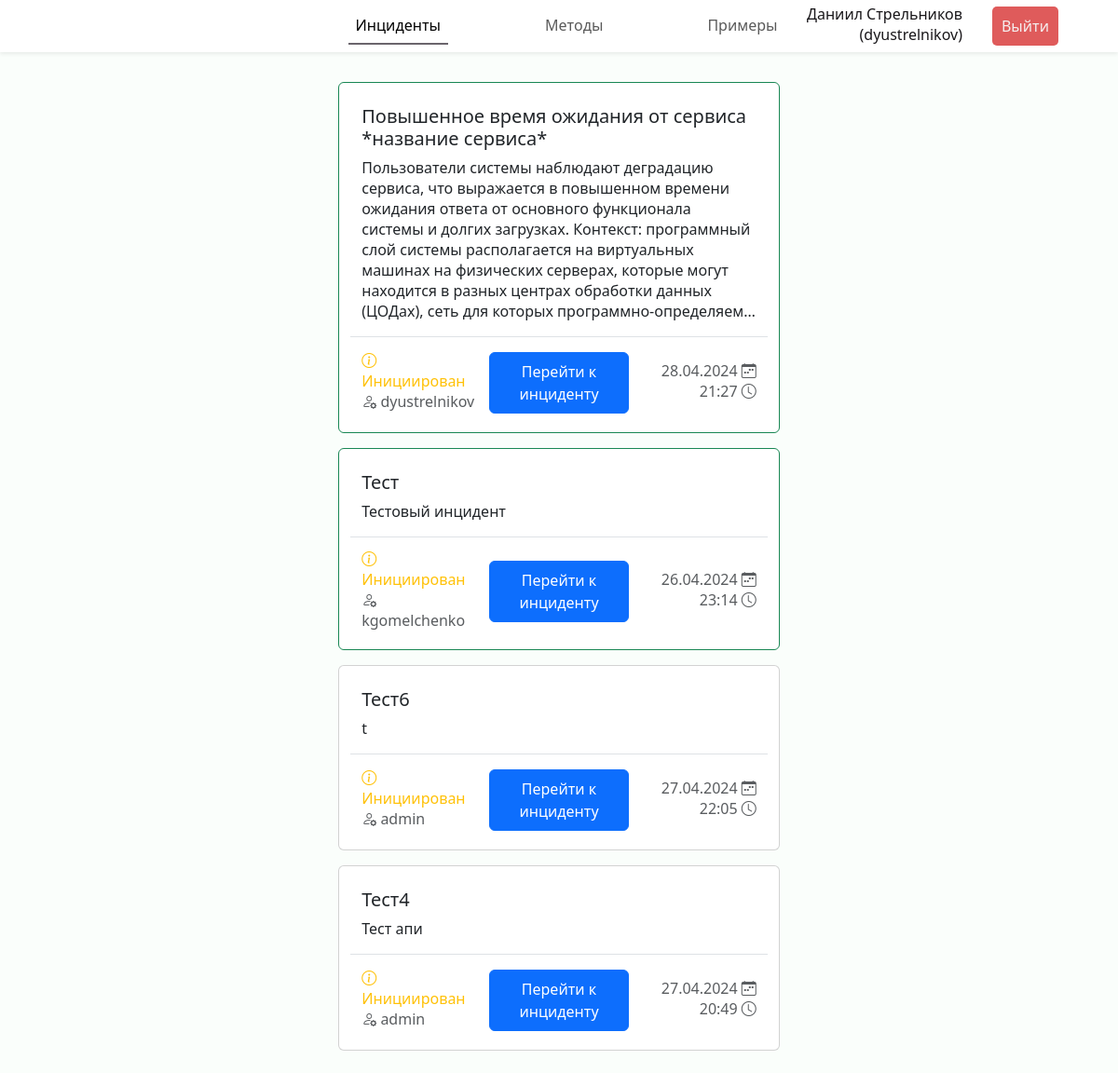
Before: /incidents (signed in) with the older database file.
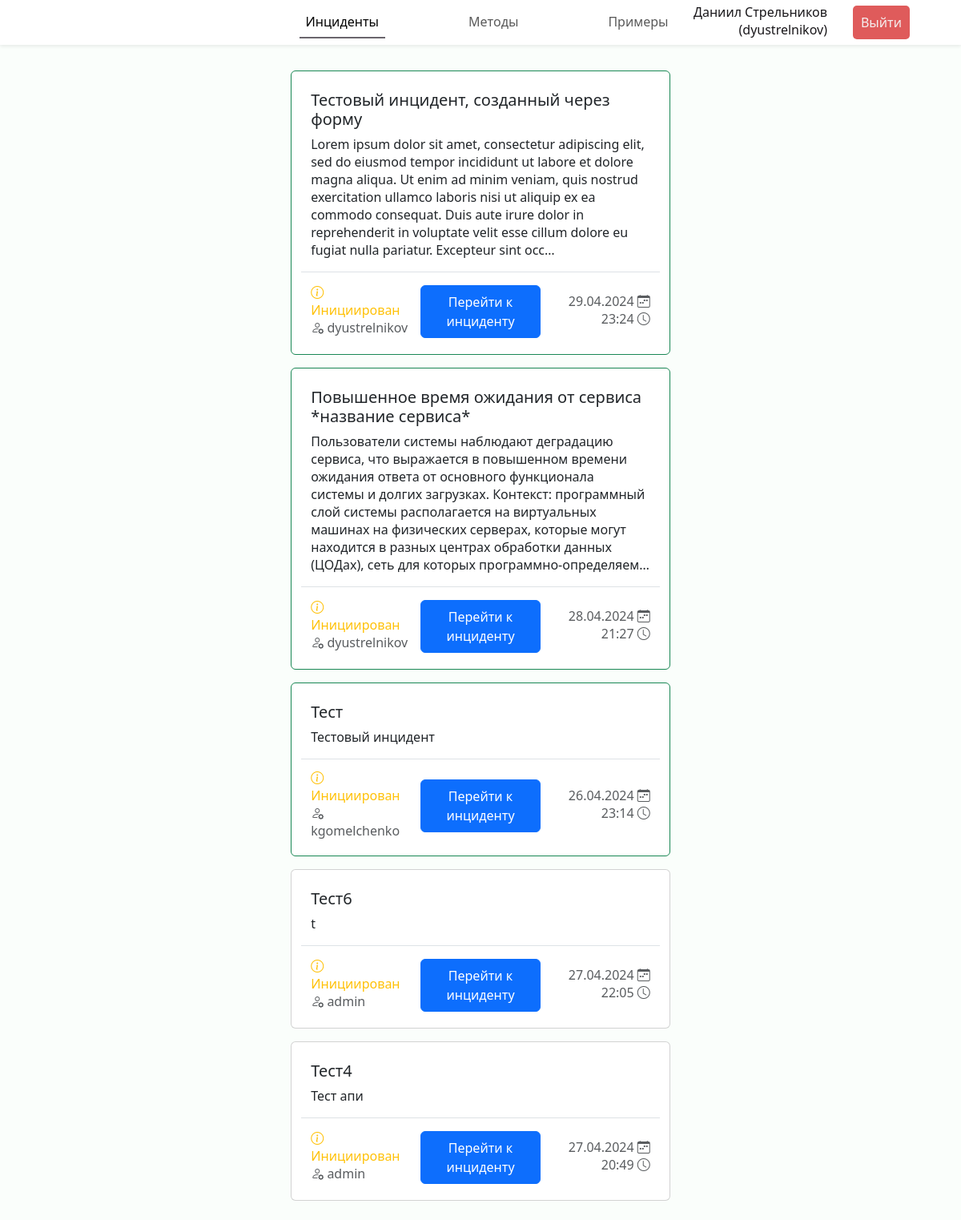
After: the same page with the newer database file.
### incidents/models.py (models this page shows, shortened)
class Incident(models.Model):
    name = models.CharField("Название", max_length=100)
    description = models.TextField("Описание")
    created_at = models.DateTimeField("Создан")
    results = models.JSONField("Результаты", null=True, blank=True)
    creator = models.ForeignKey(Expert, verbose_name="Инициатор", on_delete=models.CASCADE,
                                related_name="authored_incidents")
    status = models.ForeignKey(Status, verbose_name="Статус", on_delete=models.CASCADE)
    basises = models.ManyToManyField(Basis, through="IncidentBasis")
    criteries = models.ManyToManyField(Critery, through="IncidentCritery")
    strategies = models.ManyToManyField(Strategy, through="IncidentStrategy")
    experts = models.ManyToManyField(Expert, through="IncidentExpert")
    class Meta:
        verbose_name = "Инцидент"
        verbose_name_plural = "Инциденты"

class Status(models.Model):
    name = models.CharField("Наименование", max_length=100)
    def __str__(self) -> str:
        return self.name
    class Meta:
        verbose_name = "Статус"
        verbose_name_plural = "Статусы"

class Expert(models.Model):
    user = models.OneToOneField(User, verbose_name="Пользователь", on_delete=models.CASCADE)
    def __str__(self) -> str:
        return self.user.username
    class Meta:
        verbose_name = "Эксперт"
        verbose_name_plural = "Эксперты"

### incidents/views.py (the view)
# urls.py: path("incidents", views.incidents_list, name="incidents"),
@login_required(login_url='login')
def incidents_list(request) -> HttpResponse:
    incidents = Incident.objects.all().annotate(
        is_creator=Count(Case(When(creator__user=request.user, then=1))),
        is_expert=Count(Case(When(experts__user=request.user, then=1)))
    ).order_by('-is_creator', '-is_expert', 'status', '-created_at')
    return render(request, "incidents/incidents.html", {"incidents": incidents})

### incidents/templates/incidents/incidents.html (shortened to what this page needs)
{% extends 'incidents/base.html' %}
{% load static %}
{% block links %}
<link rel="stylesheet" href="{% static 'incidents/css/style.css' %}">
{% endblock %}
{% block header %}
<header class="header fixed-top shadow-sm d-flex">
    <nav class="navbar navbar-expand-lg w-100">
        <div class="collapse navbar-collapse justify-content-center" id="navbarNav">
        <ul class="navbar-nav ">
            <li class="nav-item px-5"><a class="nav-link active" href="{% url 'incidents' %}">Инциденты</a></li>
            <li class="nav-item px-5"><a class="nav-link" href="{% url 'methods' %}">Методы</a></li>
            <li class="nav-item px-5"><a class="nav-link" href="{% url 'examples' %}">Примеры</a></li>
        </ul>
        </div>
        <ul class="navbar-nav position-fixed end-0 me-5 align-items-center">
            <li class="nav-item px-3 text-end mb-1">
                <div class="fullname">{{ request.user.get_full_name }}</div>
                <div class="username">({{ request.user.get_username }})</div>
            </li>
            <li class="nav-item px-3">
                <form action="{% url 'logout' %}" method="POST">
                    <button class="logout-btn" type="submit">Выйти</button>
                </form>
            </li>
          </ul>
    </nav>
</header>
{% endblock %}
{% block content %}
<div class="cards d-flex p-2 flex-column align-items-center">
    {% for incident in incidents %}
    <div class="card mb-3 {% if incident.is_expert == 1 %}border-success{% endif %}">
        <div class="card-body m-2 mb-1">
          <h5 class="card-title">{{ incident.name|truncatechars:120 }}</h5>
          <p class="card-text">{{ incident.description|truncatechars:360 }}</p>
          <div class="row justify-content-between align-items-center pt-3 border-top">
            <div class="col">
                <p class="card-subtitle text-warning mb-1"><i class="bi bi-info-circle"></i> {{ incident.status }}</p>
                <p class="card-subtitle text-muted"><i class="bi bi-person-gear"></i> {{ incident.creator }}</p>
            </div>
            <a href="{% url 'incident' incident.id %}" class="col-4 btn btn-primary px-3 py-2">Перейти к инциденту</a>
            <div class="col">
                <p class="card-subtitle text-muted text-end mb-1">{{ incident.created_at|date:'d.m.Y' }} <i class="bi bi-calendar-week"></i></p>
                <p class="card-subtitle text-muted text-end">{{ incident.created_at|time }} <i class="bi bi-clock"></i></p>
            </div>
          </div>
        </div>
      </div>
    {% endfor %}
</div>
{% endblock %}

### incidents/templates/incidents/base.html (shortened to what this page needs)
{% load static %}
<!DOCTYPE html>
<html lang="en">
<head>
    <link href="https://cdn.jsdelivr.net/npm/bootstrap@5.3.3/dist/css/bootstrap.min.css" rel="stylesheet">
    <link rel="stylesheet" href="https://cdn.jsdelivr.net/npm/bootstrap-icons@1.11.3/font/bootstrap-icons.min.css">
    {% block links %}
    {% endblock %}
</head>
<body>
    {% block header %}
    {% endblock %}
    {% block content %}
    {% endblock content %}
</body>
</html>

### incidents/static/incidents/css/style.css (style rules this page uses)
:root { --font-family: "Segoe UI", Roboto, "Helvetica Neue", Arial, sans-serif; }
* { box-sizing: border-box; padding: 0; margin: 0; }
body { margin: 5rem 0 0 0; font-family: var(--font-family); font-weight: 400; line-height: normal; background-color: rgb(250, 254, 251); color: #19171a; overflow: overlay; }
.header { background: rgb(255, 255, 255); }
.logout-btn { padding: 10px; background-color: #df5b5b; color: #f5efef; text-decoration: none; border-radius: 5px; border-width: 0; }
.active { border-bottom: 2px solid #4b464ed3; }
.card { width: 40%; }

Changed rows visible on the page:
added Incident: name "Тестовый инцидент, созданный через форму", description "Lorem ipsum dolor sit amet, consectetur adipiscing elit, sed do eiusmod tempor incididunt ut labore et dolore magna aliqua. Ut enim ad minim veniam, quis nostrud exercitation ullamco laboris nisi ut aliquip ex ea commodo consequat. Duis aute irure dolor in reprehenderit in voluptate velit esse cillum dolore eu fugiat nulla pariatur. Excepteur sint occ…", status "Инициирован", creator "dyustrelnikov", created_at "29.04.2024", created_at "23:24"
